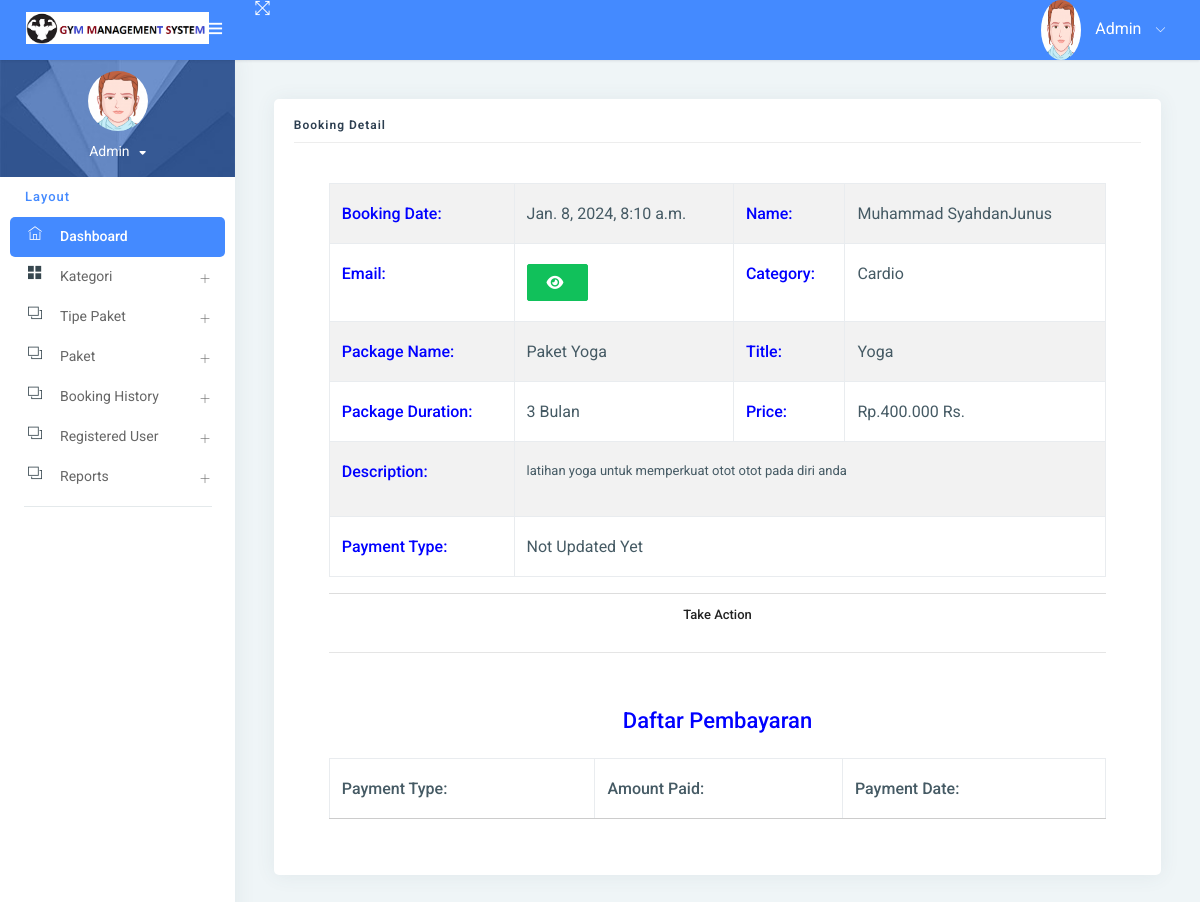
Screenshot of /booking_detail/6/ (signed in) with the database file from the repository.
### gym/models.py (models this page shows, shortened)
class Booking(models.Model):
    package = models.ForeignKey(Package, on_delete=models.CASCADE, null=True, blank=True)
    register = models.ForeignKey(Signup, on_delete=models.CASCADE, null=True, blank=True)
    bookingnumber = models.CharField(max_length=100, null=True, blank=True)
    status = models.IntegerField(choices=STATUS, default=1)
    creationdate = models.DateTimeField(auto_now_add=True)

class Signup(models.Model):
    user = models.ForeignKey(User, on_delete=models.CASCADE, null=True)
    mobile = models.CharField(max_length=15, null=True)
    state = models.CharField(max_length=150, null=True)
    city = models.CharField(max_length=150, null=True)
    address = models.CharField(max_length=200, null=True)
    creationdate = models.DateTimeField(auto_now_add=True)

class Package(models.Model):
    category = models.ForeignKey(Category, on_delete=models.CASCADE, null=True)
    packagename = models.ForeignKey(Packagetype, on_delete=models.CASCADE, null=True)
    titlename = models.CharField(max_length=200, null=True)
    packageduration = models.CharField(max_length=50, null=True)
    price = models.CharField(max_length=200, null=True)
    description = models.CharField(max_length=200, null=True)
    creationdate = models.DateTimeField(auto_now_add=True)

class Category(models.Model):
    categoryname = models.CharField(max_length=200, null=True)
    status = models.CharField(max_length=300, null=True)
    creationdate = models.DateTimeField(auto_now_add=True)

class Packagetype(models.Model):
    category = models.ForeignKey(Category, on_delete=models.CASCADE, null=True)
    packagename = models.CharField(max_length=200, null=True)
    creationdate = models.DateTimeField(auto_now_add=True)
    def __str__(self):
        return self.packagename

### gym/views.py (the view, shortened to what this page needs)
# urls.py: path('booking_detail/<int:pid>/', booking_detail, name="booking_detail"),
def booking_detail(request, pid):
    data = Booking.objects.get(id=pid)
    payment = Paymenthistory.objects.filter(booking=data)
    if request.user.is_staff:
        return render(request, "admin/admin_booking_detail.html", locals())
    else:
        return render(request, "user_booking_detail.html", locals())

### gym/templates/admin/admin_booking_detail.html (shortened to what this page needs)
{% extends 'admin_base.html' %}
{% load static custom_tags %}
{% block main %}
<link rel="stylesheet" href="https://cdnjs.cloudflare.com/ajax/libs/font-awesome/6.2.0/css/all.min.css" />
<div class="pcoded-inner-content">
    <div class="main-body">
        <div class="page-wrapper">
            <div class="page-body">
                <div class="row">
                    <div class="col-sm-12">
                        <div class="card">
                            <div class="card-block">
                                <h4 class="sub-title">Booking Detail</h4>
                                <div class="card-body">
                                <div class="container">
                                    <table id="example1" class="table table-bordered table-striped">
                                        <tr>
                                            <th style="color:blue">Booking Date:</th>
                                            <td>{{data.creationdate}}</td>
                                            <th style="color:blue">Name:</th>
                                            <td>{{data.register.user.first_name}}{{data.register.user.last_name}}</td>
                                        </tr>
                                        <tr>
                                            <th style="color:blue">Email:</th>
                                            <td>
                                                <button type="button" class="btn btn-success" id="email-btn-{{forloop.counter}}" onclick="togglePassword('email-{{forloop.counter}}', this.id)"><i class="fa fa-eye"></i></button>
                                            </td>
                                            <th style="color:blue">Category:</th>
                                            <td>{{data.package.category.categoryname}}</td>
                                        </tr>
                                        <tr>
                                            <th style="color:blue">Package Name:</th>
                                            <td>{{data.package.packagename}}</td>
                                            <th style="color:blue">Title:</th>
                                            <td>{{data.package.titlename}}</td>
                                        </tr>
                                        <tr>
                                            <th style="color:blue">Package Duration:</th>
                                            <td>{{data.package.packageduration}}</td>
                                            <th style="color:blue">Price:</th>
                                            <td>{{data.package.price}} Rs.</td>
                                        </tr>
                                        <tr>
                                            <th style="color:blue">Description:</th>
                                            <td colspan="12">{{data.package.description|safe}}</td>
                                        </tr>
                                        <tr>
                                            <th style="color:blue">Payment Type:</th>
                                             <td colspan="12">{{data.get_status_display}}</td>
                                        </tr>
                                    </table>
                                    {% if data.status == 1 %}
                                    <center>
                                        <div class="accordion-heading" role="tab" id="headingOne">
                                                <h3 class="card-title accordion-title"><a class="accordion-msg waves-effect waves-dark" data-toggle="collapse" data-parent="#accordion" href="#collapseOne" aria-expanded="true" aria-controls="collapseOne">
                                                    Take Action</a>
                                                </h3>
                                        </div>
                                    </center>
                                    {% endif %}
                                    <hr>
                                    {% if data.status != "New" %}
                                    <table id="example6" class="table table-bordered table-striped">
                                        <div class="card-body">
                                            <tr>
                                                <center>
                                                    <h4 style="color:blue">Daftar Pembayaran</h4>
                                                </center>
                                            </tr>
                                            <table id="example5" class="table table-bordered table-striped">
                                                <thead>
                                                <tr>
                                                    <th>Payment Type:</th>
                                                    <th>Amount Paid:</th>
                                                    <th>Payment Date:</th>
                                                </tr>
                                                </thead>
                                            </table>
                                        </div>
                                    </table>
                                    {% endif %}
                                </div>
                                </div>
                            </div>
                        </div>
                    </div>
                </div>
            </div>
        </div>
    </div>
</div>
{% endblock %}

### gym/templates/admin/admin_booking_detail.html (style rules this page uses)
td { padding:0px; }

### rows the page displays
Booking: creationdate "Jan. 8, 2024, 8:10 a.m.", register.user.first_name "Muhammad Syahdan", register.user.last_name "Junus", package.category.categoryname "Cardio", package.packagename "Paket Yoga", package.titlename "Yoga", package.packageduration "3 Bulan", package.price "Rp.400.000", package.description "latihan yoga untuk memperkuat otot otot pada diri anda", status "Not Updated Yet"
